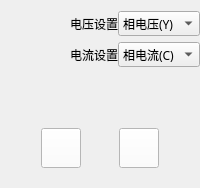
        <widget class="QWidget" name="verticalWidget" native="true">
         <layout class="QVBoxLayout" name="verticalLayout_5">
          <property name="leftMargin">
           <number>0</number>
          </property>
          <property name="rightMargin">
           <number>0</number>
          </property>
          <item>
           <layout class="QGridLayout" name="gridLayout_4" columnstretch="1,0">
            <property name="horizontalSpacing">
             <number>0</number>
            </property>
            <item row="0" column="0">
             <widget class="QLabel" name="m_lblVolSet_3">
              <property name="enabled">
               <bool>true</bool>
              </property>
              <property name="text">
               <string>电压设置</string>
              </property>
              <property name="alignment">
               <set>Qt::AlignRight|Qt::AlignTrailing|Qt::AlignVCenter</set>
              </property>
             </widget>
            </item>
            <item row="0" column="1">
             <widget class="QComboBox" name="m_combVolSet_3">
              <property name="font">
               <font>
                <family>Agency FB</family>
               </font>
              </property>
              <item>
               <property name="text">
                <string>相电压(Y)</string>
               </property>
              </item>
              <item>
               <property name="text">
                <string>线电压(D)</string>
               </property>
              </item>
              <item>
               <property name="text">
                <string>序分量(S)</string>
               </property>
              </item>
             </widget>
            </item>
            <item row="1" column="1">
             <widget class="QComboBox" name="m_combCurSet_3">
              <property name="font">
               <font>
                <family>Agency FB</family>
               </font>
              </property>
              <item>
               <property name="text">
                <string>相电流(C)</string>
               </property>
              </item>
              <item>
               <property name="text">
                <string>序分量(S)</string>
               </property>
              </item>
             </widget>
            </item>
            <item row="1" column="0">
             <widget class="QLabel" name="m_lblCurSet_3">
              <property name="enabled">
               <bool>true</bool>
              </property>
              <property name="text">
               <string>电流设置</string>
              </property>
              <property name="alignment">
               <set>Qt::AlignRight|Qt::AlignTrailing|Qt::AlignVCenter</set>
              </property>
             </widget>
            </item>
           </layout>
          </item>
          <item>
           <layout class="QVBoxLayout" name="verticalLayout_7">
            <item>
             <widget class="QLabel" name="m_labNum_2">
              <property name="enabled">
               <bool>true</bool>
              </property>
              <property name="sizePolicy">
               <sizepolicy hsizetype="Expanding" vsizetype="Preferred">
                <horstretch>0</horstretch>
                <verstretch>0</verstretch>
               </sizepolicy>
              </property>
              <property name="minimumSize">
               <size>
                <width>0</width>
                <height>40</height>
               </size>
              </property>
              <property name="maximumSize">
               <size>
                <width>99999</width>
                <height>40</height>
               </size>
              </property>
              <property name="layoutDirection">
               <enum>Qt::LeftToRight</enum>
              </property>
              <property name="styleSheet">
               <string notr="true"/>
              </property>
              <property name="text">
               <string/>
              </property>
              <property name="textFormat">
               <enum>Qt::AutoText</enum>
              </property>
              <property name="alignment">
               <set>Qt::AlignRight|Qt::AlignTrailing|Qt::AlignVCenter</set>
              </property>
             </widget>
            </item>
            <item>
             <widget class="QWidget" name="BtnWidget_2" native="true">
              <property name="styleSheet">
               <string notr="true"/>
              </property>
              <layout class="QGridLayout" name="gridLayout_5">
               <item row="0" column="1">
                <widget class="QPushButton" name="m_pbnNext_2">
                 <property name="minimumSize">
                  <size>
                   <width>40</width>
                   <height>40</height>
                  </size>
                 </property>
                 <property name="maximumSize">
                  <size>
                   <width>40</width>
                   <height>40</height>
                  </size>
                 </property>
                 <property name="styleSheet">
                  <string notr="true">background-color: rgb(255, 255, 255);</string>
                 </property>
                 <property name="text">
                  <string/>
                 </property>
                 <property name="iconSize">
                  <size>
                   <width>40</width>
                   <height>40</height>
                  </size>
                 </property>
                </widget>
               </item>
               <item row="0" column="0">
                <widget class="QPushButton" name="m_pbnPre_2">
                 <property name="minimumSize">
                  <size>
                   <width>40</width>
                   <height>40</height>
                  </size>
                 </property>
                 <property name="maximumSize">
                  <size>
                   <width>40</width>
                   <height>40</height>
                  </size>
                 </property>
                 <property name="styleSheet">
                  <string notr="true">background-color: rgb(255, 255, 255);</string>
                 </property>
                 <property name="text">
                  <string/>
                 </property>
                 <property name="iconSize">
                  <size>
                   <width>40</width>
                   <height>40</height>
                  </size>
                 </property>
                </widget>
               </item>
              </layout>
             </widget>
            </item>
           </layout>
          </item>
         </layout>
        </widget>
